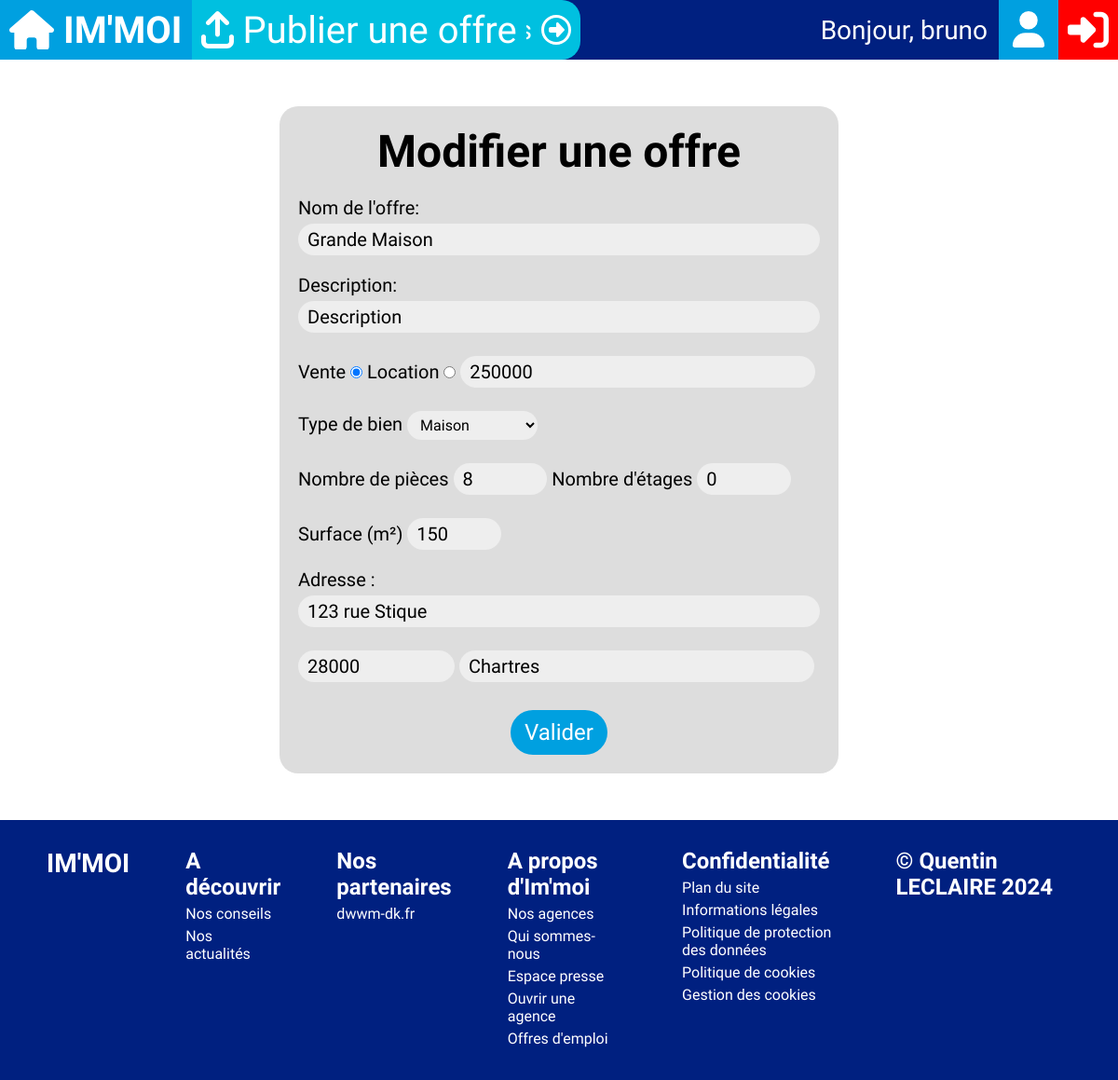
The app's page /offres/1/modif (signed in) with its own data.
### tables this page shows
CREATE TABLE IF NOT EXISTS `bien` (
  `idBien` int NOT NULL AUTO_INCREMENT,
  `nom` varchar(60) NOT NULL,
  `description` text,
  `prixLocation` float DEFAULT NULL,
  `prixVente` float DEFAULT NULL,
  `categorie` varchar(20) DEFAULT NULL,
  `nbPieces` int NOT NULL,
  `nbEtages` int DEFAULT NULL,
  `surface` int NOT NULL,
  `numAppart` int DEFAULT NULL,
  `idUtilisateur` int NOT NULL,
  `idAdresse` int NOT NULL,
  PRIMARY KEY (`idBien`),
  KEY `FK_ADRESSE` (`idAdresse`),
  KEY `FK_UTILISATEUR` (`idUtilisateur`)
);

CREATE TABLE IF NOT EXISTS `adresse` (
  `idAdresse` int NOT NULL AUTO_INCREMENT,
  `nomVoie` text NOT NULL,
  `zipcode` varchar(10) NOT NULL,
  `localite` varchar(60) NOT NULL,
  PRIMARY KEY (`idAdresse`)
);

### Controller/bienController.php (called while the page is built, shortened)
<?php
class BienController
{
    private $bienManager;
    public function __construct()
    {
        require_once "Models/managers/BienManager.php";
        $this->bienManager = new BienManager;
        $this->bienManager->chargementBienlist();
    }
    public function modificationBien($id)
    {
        $bien = $this->bienManager->getBienById($id);
        require "Views/modifBien.view.php";
    }
}

### Models/managers/BienManager.php (called while the page is built, shortened)
<?php
require_once "Models/data/Bien.class.php";
require_once "Models/Model.class.php";
class BienManager extends BDConnexion{
    private $bienlist = [];
    public function ajoutBien($bien){
        $this->bienlist[] = $bien;
    }
    public function chargementBienlist(){
        $req = $this->getBDD()->prepare('SELECT * FROM bien');
        $req->execute();
        $listeBien = $req->fetchAll(PDO::FETCH_ASSOC);
    }
    public function getBienById($id)
    {
        for ($i = 0; $i < count($this->bienlist); $i++) {
            if ($this->bienlist[$i]->getId() == $id) {
                return $this->bienlist[$i];
            }
        }
    }
}

### Models/Model.class.php (called while the page is built, shortened)
<?php
abstract class BDConnexion{
    private static $pdo;
    private static function setBDD(){
        self::$pdo = new PDO('mysql:host=localhost;dbname=immoi;port=3308;charset=utf8', 'root', '');
        self::$pdo->setAttribute(PDO::ATTR_ERRMODE, PDO::ERRMODE_WARNING);
    }
    protected function getBDD(){
        return self::$pdo;
    }
}

### Models/data/Bien.class.php (called while the page is built, shortened)
<?php
class Bien{
    public function getId()                 {return $this->idBien;}
    public function getNom()                {return $this->nom;}
    public function getDescription()        {return $this->description;}
    public function getPrixLoc()            {return $this->prixLocation;}
    public function getPrixVente()          {return $this->prixVente;}
    public function getCategorie()          {return $this->categorie;}
    public function getNbPieces()           {return $this->nbPieces;}
    public function getNbEtages()           {return $this->nbEtages;}
    public function getSurface()            {return $this->surface;}
    public function getUtilisateur()        {return $this->idUtilisateur;}
    public function getAdresse()            {return $this->idAdresse;}
}

### Controller/adresseController.php (called while the page is built, shortened)
<?php
class AdresseController{
    private $adresseManager;
    public function __construct() {
        require_once "Models/managers/AdresseManager.php";
        $this->adresseManager = new AdresseManager;
        $this->adresseManager->chargementAdresselist();
    }
    public function getManager()
    {
        return $this->adresseManager;
    }
}

### Models/managers/AdresseManager.php (called while the page is built, shortened)
<?php
require_once "Models/data/Adresse.class.php";
require_once "Models/Model.class.php";
class AdresseManager extends BDConnexion
{
    private $adresselist = [];
    public function ajoutAdresse($adresse)
    {
        $this->adresselist[] = $adresse;
    }
    public function getAdresseById($id)
    {
        for ($i = 0; $i < count($this->adresselist); $i++) {
            if ($this->adresselist[$i]->getId() == $id) {
                return $this->adresselist[$i];
            }
        }
    }
    public function chargementAdresselist()
    {
        $req = $this->getBDD()->prepare('SELECT * FROM adresse');
        $req->execute();
        $listeAdresse = $req->fetchAll(PDO::FETCH_ASSOC);
        foreach ($listeAdresse as $value) {
            $adresse = new Adresse($value['idAdresse'], $value['nomVoie'], $value['zipcode'], $value['localite']);
        }
    }
}

### Models/data/Adresse.class.php (called while the page is built, shortened)
<?php
class Adresse{
    public function getId()              {return $this->idAdresse;}
    public function getNomVoie()         {return $this->nomVoie;}
    public function getZipcode()         {return $this->zipcode;}
    public function getLocalite()        {return $this->localite;}
}

### Views/modifBien.view.php (the view, shortened to what this page needs)
<?php ob_start();
require_once "Controller/adresseController.php";
$adresseController = new AdresseController;
$adresseBien = $adresseController->getManager()->getAdresseById($bien->getAdresse());
?>
<section class="content contentcenter">
    <?php if (isset($_SESSION["user"]) && $bien->getUtilisateur() == $_SESSION["user"]["id"]) : ?>
        <div class="inscon">
            <h2>Modifier une offre</h2>
            <form method="POST" action="<?= URL ?>offres/<?= $bien->getId(); ?>/modif/validation" enctype="multipart/form-data">
                <label for="nom">Nom de l'offre:</label>
                <input type="text" name="nom" id="nom" placeholder="32 caractères maximum" maxlength="32" class="searchbar" value="<?= $bien->getNom() ?>"><br>
                <label for="nom">Description:</label>
                <input type="text" name="desc" id="desc" value="<?= $bien->getDescription() ?>" class="searchbar"><br>
                <div><label for="vente">Vente </label>
                    <input type="radio" name="venteloc" value="vente" id="vente" <?= ($bien->getPrixVente() > 0) ? "checked" : "" ?>>
                    <label for="loc">Location </label>
                    <input type="radio" name="venteloc" value="loc" id="loc" <?= ($bien->getPrixLoc() > 0) ? "checked" : "" ?>>
                    <input type="number" name="prix" id="prix" value="<?= ($bien->getPrixVente() > 0) ? $bien->getPrixVente() : $bien->getPrixLoc() ?>" placeholder="Prix" class="searchbar w68">
                </div>
                <label for="categorie" id="categorie">Type de bien</label>
                <select name="categorie" id="categorie" class="searchbar w25">
                    <option value="maison" <?= ($bien->getCategorie() == "maison") ? "selected" : "" ?>>Maison</option>
                </select><br>
                <div>
                    <label for="nbpieces">Nombre de pièces </label>
                    <input type="number" name="nbpieces" id="nbpieces" value="<?= $bien->getNbPieces() ?>" min="0" class="searchbar w18">
                    <label for="prix">Nombre d'étages</label>
                    <input type="number" name="nbetages" id="nbetages" value="<?= $bien->getNbEtages() ?>" min="0" class="searchbar w18"><br>
                    <label for="surface">Surface (m²) </label>
                    <input type="number" name="surface" id="surface" value="<?= $bien->getSurface() ?>" min="0" class="searchbar w18">
                </div>
                <label for="adresse">Adresse : </label><span id="adresscorrect" title="Veuillez entrer une adresse complète"></span>
                <input type="text" name="adresse" id="adresse" value="<?= $adresseBien->getNomVoie() ?>" class="searchbar">
                <input type="text" name="zipcode" id="zipcode" maxlength="10" value="<?= $adresseBien->getZipcode() ?>" class="searchbar w30">
                <input type="text" name="localite" id="localite" maxlength="45" value="<?= $adresseBien->getLocalite() ?>" class="searchbar w68">
                <input type="checkbox" name="adressemodif" id="adressemodif" hidden><br>
                <input type="submit" value="Valider" id="validerinsc" class="submitsearch">
            </form>
        </div>
    <?php else : require("permissionError.view.php");
    endif; ?>
</section>
<?php
require "template.php";

### public/css/style.css (style rules this page uses)
:root { --main-blue: #0050B0; --light-blue: #00A0E0; --lighter-blue: #00C0E0; --lightest-blue: #50D0FF; --dark-blue: #002080; --darker-blue: #001050; }
* { padding: 0; margin: 0; box-sizing: border-box; font-family: 'Gabarito', sans-serif; }
body { min-height: 100vh; position: relative; }
.content { position: relative; margin-top: 64px; min-height: calc(100vh - 78px); height: fit-content; width: 100%; display: flex; flex-direction: column; }
.contentcenter { align-items: center; }
.inscon { background-color: #DDD; width: fit-content; max-width: 600px; margin: 50px 0; padding: 20px; border-radius: 20px; font-size: 20px; }
.inscon h2 { font-size: 48px; text-align: center; margin-bottom: 20px; }
.inscon .searchbar { margin-top: 5px; width: 100%; }
.inscon .searchbar.w18 { width: 18%; }
.inscon .searchbar.w25 { width: 25%; }
.inscon .searchbar.w30 { width: 30%; }
.inscon .searchbar.w68 { width: 68%; }
.inscon .submitsearch { display: block; margin: auto; margin-top: 10px; text-decoration: none; }
.inscon select { font-size: 16px; }

### public/css/index.css (style rules this page uses)
.submitsearch { font-size: 24px; background-color: var(--light-blue); color: white; border: none; padding: 10px 15px; border-radius: 50px; cursor: pointer; transition: 400ms ease; text-decoration: none; }
.searchbar { border: none; background-color: #eee; padding: 5px 10px; border-radius: 20px; font-size: 20px; margin-bottom: 20px; }

### records on screen
bien: nom "Grande Maison", desc "Description", prixVente "☑ Vente", prixLocation "☐ Location", prix "250000", categorie "Maison", nbpieces "8", nbetages "0", surface "150"
adresse: adresse "123 rue Stique", zipcode "28000", localite "Chartres"

### other values on screen
$_SESSION["user"]["prenom"] "bruno"
